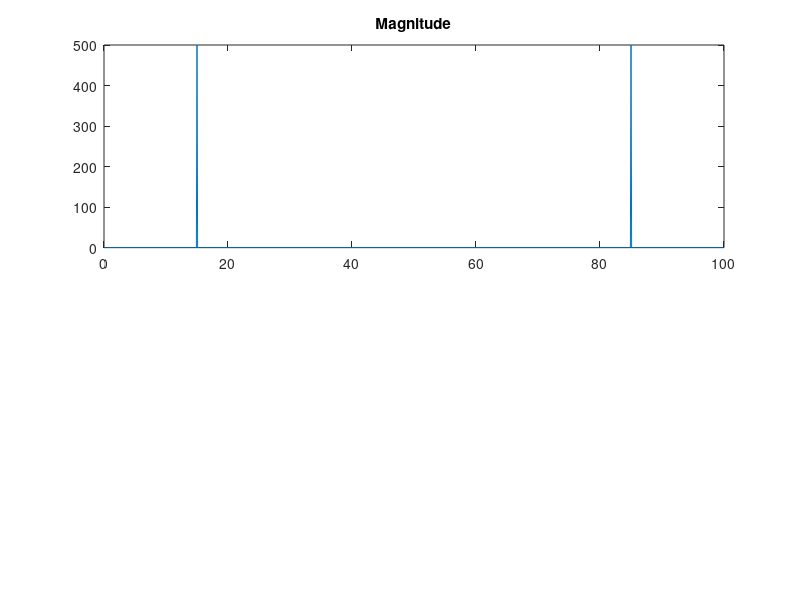

Reproduce this figure in MATLAB. (Note: this script raises an error after producing the figure.)
%% Generate height data.

f = 1; % frequency
p = zeros(2,1); % pixel location
s = zeros(2,1); % source location
n = 100; % number of spatial points
m = 20; % number of heights per point
x = zeros(m,n); % data
dx = 1; % space between points

n_p = 1000;
P = zeros(2,n_p);

m = 1000;
p = [1000; 0];
s = [500; 500];
c = [0; 0];
dh = f / m;
phase = zeros(1,m + 1);
j = 1;
for i = -m/2:m/2
    c(2) = dh * i;
    dist = norm(c - s) + norm(c - p);
    phase(j) = dist;
    j = j + 1;
end
plot(sin(2*pi*phase))

%% Generate random height field and response.
% Pixel locations.
n_px = 100;
n_py = 100;
px = linspace(-50, 50, n_px);
py = linspace(950, 1050, n_py);
[PX, PY] = meshgrid(px, py);
P = zeros(2,n_px*n_py);
P(1,:) = PX(:);
P(2,:) = PY(:);

% Laser location.
s = [500; 500];

n = 100;
f = 1;
dx = f;
x = linspace(-n*f/2, n*f/2, n);
h_max =  f/2;
h_min = -f/2;

% Random height field.
h = zeros(2, n);
for i = 1:n
    h(1,i) = x(i);
    h(2,i) = h_min + (h_max-h_min)*rand;
end

% Response.
R = zeros(length(P), 1);
for i = 1:length(P)
    for j = 1:length(h)
        dist = norm(h(:,j) - s) + norm(h(:,j) - P(:,i));
        R(i) = R(i) + sin(2*pi*dist);
    end
end

%% Generate A matrix.

n = 100;
f = 1;
dx = f;
x = linspace(-n*f/2, n*f/2, n);
h_max =  f/2;
h_min = -f/2;

m = 20;
A = zeros(length(P), n*m);

%% 

p1 = [-3; 0.9];
p2 = [ 5; 0.2];
c = [0; 1000];
d = [];
j = 1;
for i = -1000:1000
    c(1) = i;
    d(j) = norm(p1-c) - norm(p2-c);
    j = j + 1;
end
hold on
plot(cos(d))

%% 
t = 0:1/100:10-1/100;                     % Time vector
x = cos(2*pi*15*t + pi/3);      % Signal

y = fft(x);                               % Compute DFT of x
m = abs(y);                               % Magnitude
p = unwrap(angle(y));                     % Phase

f = (0:length(y)-1)*100/length(y);        % Frequency vector

subplot(2,1,1)
plot(f,m)
title('Magnitude')
ax = gca;
ax.XTick = [15 40 60 85];

subplot(2,1,2)
plot(f,p*180/pi)
title('Phase')
ax = gca;
ax.XTick = [15 40 60 85];

%% 

c = [0; 1000];
s = [500; 500];
p = [0; 0];
f = 1;
dist = norm(p-s) + norm(c-p);
exp(i*2*pi/f*dist);

%% Calculate electric field for a random height map.

f = 1;

% Camera locations.
n_c = 500;
c = zeros(2,n_c);
c(1,:) = linspace(-n_c/2, n_c/2, n_c);
c(2,:) = 1000;

% Laser location.
s = [500; 500];

% Random height map.
n_h = 8;
h = zeros(2, n_h);
h(1,:) = linspace(-n_h/2, n_h/2, n_h);
h_max = f/2;
for i = 1:n_h
    h(2,i) = h_max * (randi(2)-1);
end

% Electric field.
E = calcE(c, s, h, f);

subplot(2,1,1)
plot(abs(E))

subplot(2,1,2)
plot(unwrap(angle(E)))

%% Brute force search.
x = h(1,:);
y = [0; h_max];
I = abs(E);
h_ans = calcX(I, c, s, x, y, f);
norm(h-h_ans)


%% Random height offset.
x(2,:) = x(2,:) + 0.1;
E = calcE(c,s,x,f);
subplot(2,1,1)
hold on
plot(abs(E))

subplot(2,1,2)
hold on
plot(unwrap(angle(E)))
plot(50 * angle(E));

%% Fourier transform.
y = fft(abs(E)-mean(abs(E)));
m = abs(y);                               % Magnitude
p = unwrap(angle(y));                     % Phase

f = (0:length(y)-1)*100/length(y);        % Frequency vector

subplot(3,1,3)
plot(abs(E)-mean(abs(E)))
grid on

subplot(3,1,1)
plot(f,m)
title('Magnitude')
ax = gca;
ax.XTick = [15 40 60 85];

subplot(3,1,2)
plot(f,p*180/pi)
title('Phase')
ax = gca;
ax.XTick = [15 40 60 85];